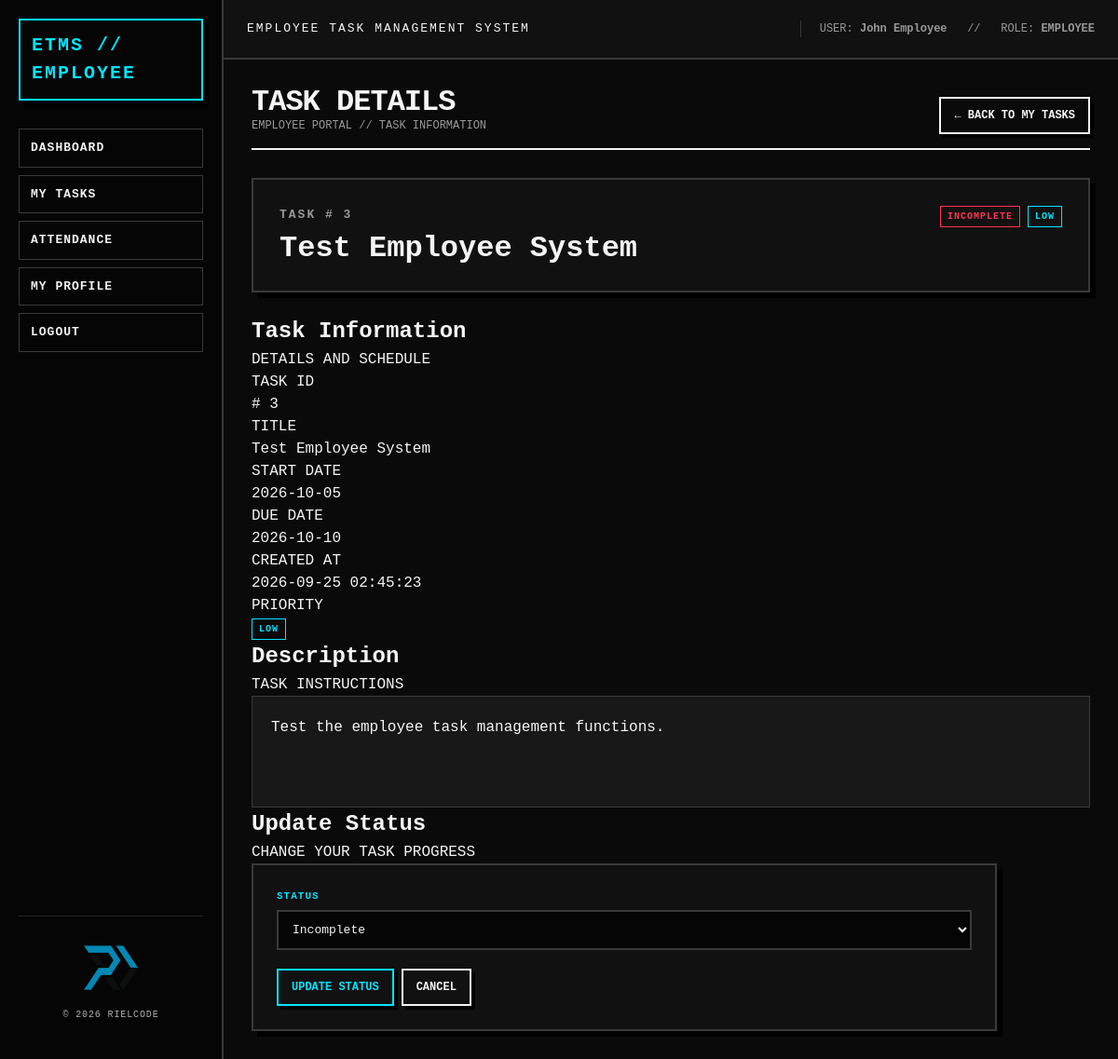
Screenshot of /employee/tasks/view.php?id=3 (signed in) with the database file from the repository.
### tables this page shows
CREATE TABLE tasks (

    taskId INT AUTO_INCREMENT,

    title VARCHAR(255) NOT NULL,

    description TEXT,

    assignedTo INT NOT NULL,

    startDate DATE NOT NULL,

    dueDate DATE NOT NULL,

    status ENUM(
        'incomplete',
        'progressing',
        'completed'
    )
    NOT NULL DEFAULT 'incomplete',

    priority ENUM(
        'low',
        'medium',
        'high'
    )
    NOT NULL DEFAULT 'medium',

    createdAt TIMESTAMP
        DEFAULT CURRENT_TIMESTAMP,

    updatedAt TIMESTAMP
        DEFAULT CURRENT_TIMESTAMP
        ON UPDATE CURRENT_TIMESTAMP,

    PRIMARY KEY (taskId),

    CONSTRAINT fk_tasks_user
        FOREIGN KEY (assignedTo)
        REFERENCES users(id)
        ON DELETE CASCADE
        ON UPDATE CASCADE

);

### employee/tasks/view.php (the view, shortened to what this page needs)
<?php
require_once "../../config/database.php";
$userId = $_SESSION["user_id"];
$taskId = (int) $_GET["id"];
$stmt = mysqli_prepare(
    $conn,
    "SELECT
        taskId,
        title,
        description,
        startDate,
        dueDate,
        status,
        priority,
        createdAt
    FROM tasks
    WHERE taskId = ?
    AND assignedTo = ?"
);
mysqli_stmt_bind_param(
    $stmt,
    "ii",
    $taskId,
    $userId
);
if (!mysqli_stmt_execute($stmt)) {
    die("Execute failed: " .
        mysqli_stmt_error($stmt));
}
$result = mysqli_stmt_get_result($stmt);
$task = mysqli_fetch_assoc($result);
?>
<!DOCTYPE html>
<html lang="en">
<head>
    <link
        rel="stylesheet"
        href="/ETMS/assets/css/style.css">
</head>
<body>
    <div class="app">
        <?php require_once "../../includes/employee_sidebar.php"; ?>
        <div class="main">
            <?php require_once "../../includes/topbar.php"; ?>
            <main class="content">
                <div class="page-header">
                    <div>
                        <h1>
                            Task Details
                        </h1>
                        <p>
                            EMPLOYEE PORTAL // TASK INFORMATION
                        </p>
                    </div>
                    <a
                        href="index.php"
                        class="btn">
                        ← Back To My Tasks
                    </a>
                </div>
                <section class="task-detail-header">
                    <div>
                        <div class="task-id">
                            TASK #
                            <?php
                            echo htmlspecialchars(
                                $task["taskId"]
                            );
                            ?>
                        </div>
                        <h2>
                            <?php
                            echo htmlspecialchars(
                                $task["title"]
                            );
                            ?>
                        </h2>
                    </div>
                    <div class="task-badges">
                        <span
                            class="badge badge-<?php
                                                echo htmlspecialchars(
                                                    $task["status"]
                                                );
                                                ?>">
                            <?php
                            echo strtoupper(
                                htmlspecialchars(
                                    $task["status"]
                                )
                            );
                            ?>
                        </span>
                        <span
                            class="badge badge-<?php
                                                echo htmlspecialchars(
                                                    $task["priority"]
                                                );
                                                ?>">
                            <?php
                            echo strtoupper(
                                htmlspecialchars(
                                    $task["priority"]
                                )
                            );
                            ?>
                        </span>
                    </div>
                </section>
                <section class="panel">
                    <div class="panel-header">
                        <div>
                            <h2>
                                Task Information
                            </h2>
                            <p>
                                DETAILS AND SCHEDULE
                            </p>
                        </div>
                    </div>
                    <div class="detail-grid">
                        <div class="detail-item">
                            <div class="detail-label">
                                TASK ID
                            </div>
                            <div class="detail-value">
                                #
                                <?php
                                echo htmlspecialchars(
                                    $task["taskId"]
                                );
                                ?>
                            </div>
                        </div>
                        <div class="detail-item">
                            <div class="detail-label">
                                TITLE
                            </div>
                            <div class="detail-value">
                                <?php
                                echo htmlspecialchars(
                                    $task["title"]
                                );
                                ?>
                            </div>
                        </div>
                        <div class="detail-item">
                            <div class="detail-label">
                                START DATE
                            </div>
                            <div class="detail-value">
                                <?php
                                echo htmlspecialchars(
                                    $task["startDate"]
                                );
                                ?>
                            </div>
                        </div>
                        <div class="detail-item">
                            <div class="detail-label">
                                DUE DATE
                            </div>
                            <div class="detail-value">
                                <?php
                                echo htmlspecialchars(
                                    $task["dueDate"]
                                );
                                ?>
                            </div>
                        </div>
                        <div class="detail-item">
                            <div class="detail-label">
                                CREATED AT
                            </div>
                            <div class="detail-value">
                                <?php
                                echo htmlspecialchars(
                                    $task["createdAt"]
                                );
                                ?>
                            </div>
                        </div>
                        <div class="detail-item">
                            <div class="detail-label">
                                PRIORITY
                            </div>
                            <div class="detail-value">
                                <span
                                    class="badge badge-<?php
                                                        echo htmlspecialchars(
                                                            $task["priority"]
                                                        );
                                                        ?>">
                                    <?php
                                    echo strtoupper(
                                        htmlspecialchars(
                                            $task["priority"]
                                        )
                                    );
                                    ?>
                                </span>
                            </div>
                        </div>
                    </div>
                </section>
                <section class="panel">
                    <div class="panel-header">
                        <div>
                            <h2>
                                Description
                            </h2>
                            <p>
                                TASK INSTRUCTIONS
                            </p>
                        </div>
                    </div>
                    <div class="task-description">
                        <?php
                        if (
                            $task["description"] !== null &&
                            $task["description"] !== ""
                        ) {
                            echo nl2br(
                                htmlspecialchars(
                                    $task["description"]
                                )
                            );
                        } else {
                            echo "No description provided.";
                        }
                        ?>
                    </div>
                </section>
                <section class="panel">
                    <div class="panel-header">
                        <div>
                            <h2>
                                Update Status
                            </h2>
                            <p>
                                CHANGE YOUR TASK PROGRESS
                            </p>
                        </div>
                    </div>
                    <form
                        action="update_status.php"
                        method="post"
                        class="form-card">
                        <div class="form-group">
                            <label for="status">
                                Status
                            </label>
                            <select
                                name="status"
                                id="status"
                                class="form-control"
                                required>
                                <option
                                    value="incomplete"
                                    <?php
                                    echo $task["status"] === "incomplete"
                                        ? "selected"
                                        : "";
                                    ?>>
                                    Incomplete
                                </option>
                            </select>
                        </div>
                        <div class="actions">
                            <button
                                type="submit"
                                class="btn btn-primary">
                                UPDATE STATUS
                            </button>
                            <a
                                href="index.php"
                                class="btn">
                                CANCEL
                            </a>
                        </div>
                    </form>
                </section>
            </main>
        </div>
    </div>
</body>
</html>

### assets/css/style.css (style rules this page uses)
:root { --bg: #0a0a0a; --surface: #111111; --surface-2: #181818; --text: #f5f5f5; --muted: #999999; --line: #3a3a3a; --line-strong: #666666; --accent: #00e5ff; --success: #00ff66; --warning: #ffcc00; --danger: #ff3355; --shadow: 6px 6px 0 #000; --radius: 0; --sidebar-width: 240px; }
* { box-sizing: border-box; margin: 0; padding: 0; }
html { background: var(--bg); }
body { font-family: "Courier New", Courier, monospace; background: var(--bg); color: var(--text); line-height: 1.5; }
a { color: var(--accent); text-decoration: none; }
.app { min-height: 100vh; display: flex; background: var(--bg); }
.main { flex: 1; min-width: 0; }
.content { padding: 30px; max-width: 1600px; margin: 0 auto; }
.page-header { display: flex; justify-content: space-between; align-items: flex-end; gap: 20px; margin-bottom: 30px; border-bottom: 2px solid var(--text); padding-bottom: 15px; }
.page-header h1 { font-size: 32px; line-height: 1; text-transform: uppercase; letter-spacing: -1px; }
.page-header p { color: var(--muted); font-size: 12px; }
.btn { display: inline-block; border: 2px solid var(--text); background: transparent; color: var(--text); padding: 9px 14px; font-family: inherit; font-size: 12px; font-weight: bold; text-transform: uppercase; cursor: pointer; box-shadow: 4px 4px 0 #000; transition: none; }
.btn-primary { border-color: var(--accent); color: var(--accent); }
.badge { display: inline-block; padding: 3px 7px; border: 1px solid currentColor; font-size: 10px; font-weight: bold; text-transform: uppercase; letter-spacing: 1px; }
.badge-incomplete { color: var(--danger); }
.badge-low { color: var(--accent); }
.form-card { max-width: 800px; background: var(--surface); border: 2px solid var(--line); padding: 25px; box-shadow: var(--shadow); }
.form-group { margin-bottom: 20px; }
.form-group label { display: block; margin-bottom: 7px; color: var(--accent); font-size: 11px; text-transform: uppercase; letter-spacing: 1px; font-weight: bold; }
.form-control { width: 100%; padding: 11px; border: 2px solid var(--line); background: #050505; color: var(--text); font-family: inherit; font-size: 13px; border-radius: 0; }
select.form-control { cursor: pointer; }
.actions { display: flex; flex-wrap: wrap; gap: 8px; }
.task-detail-header { display: flex; justify-content: space-between; align-items: flex-start; gap: 24px; padding: 28px; margin-bottom: 24px; background: var(--surface); border: 2px solid var(--line); box-shadow: var(--shadow); }
.task-detail-header h2 { margin: 8px 0 0; font-size: 32px; line-height: 1.1; }
.task-id { color: var(--muted); font-size: 13px; font-weight: 800; letter-spacing: 2px; }
.task-badges { display: flex; flex-wrap: wrap; gap: 8px; }
.task-description { min-height: 120px; padding: 20px; background: var(--surface-2); border: 1px solid var(--line); color: var(--text); line-height: 1.7; white-space: normal; }

### rows the page displays
tasks: taskId "3", title "Test Employee System", status "INCOMPLETE", priority "LOW", startDate "2026-10-05", dueDate "2026-10-10", createdAt "2026-09-25 02:45:23", description "Test the employee task management functions.", status "Incomplete"

### other values shown
$_SESSION["name"] "John Employee"
$_SESSION["role"] "EMPLOYEE"
